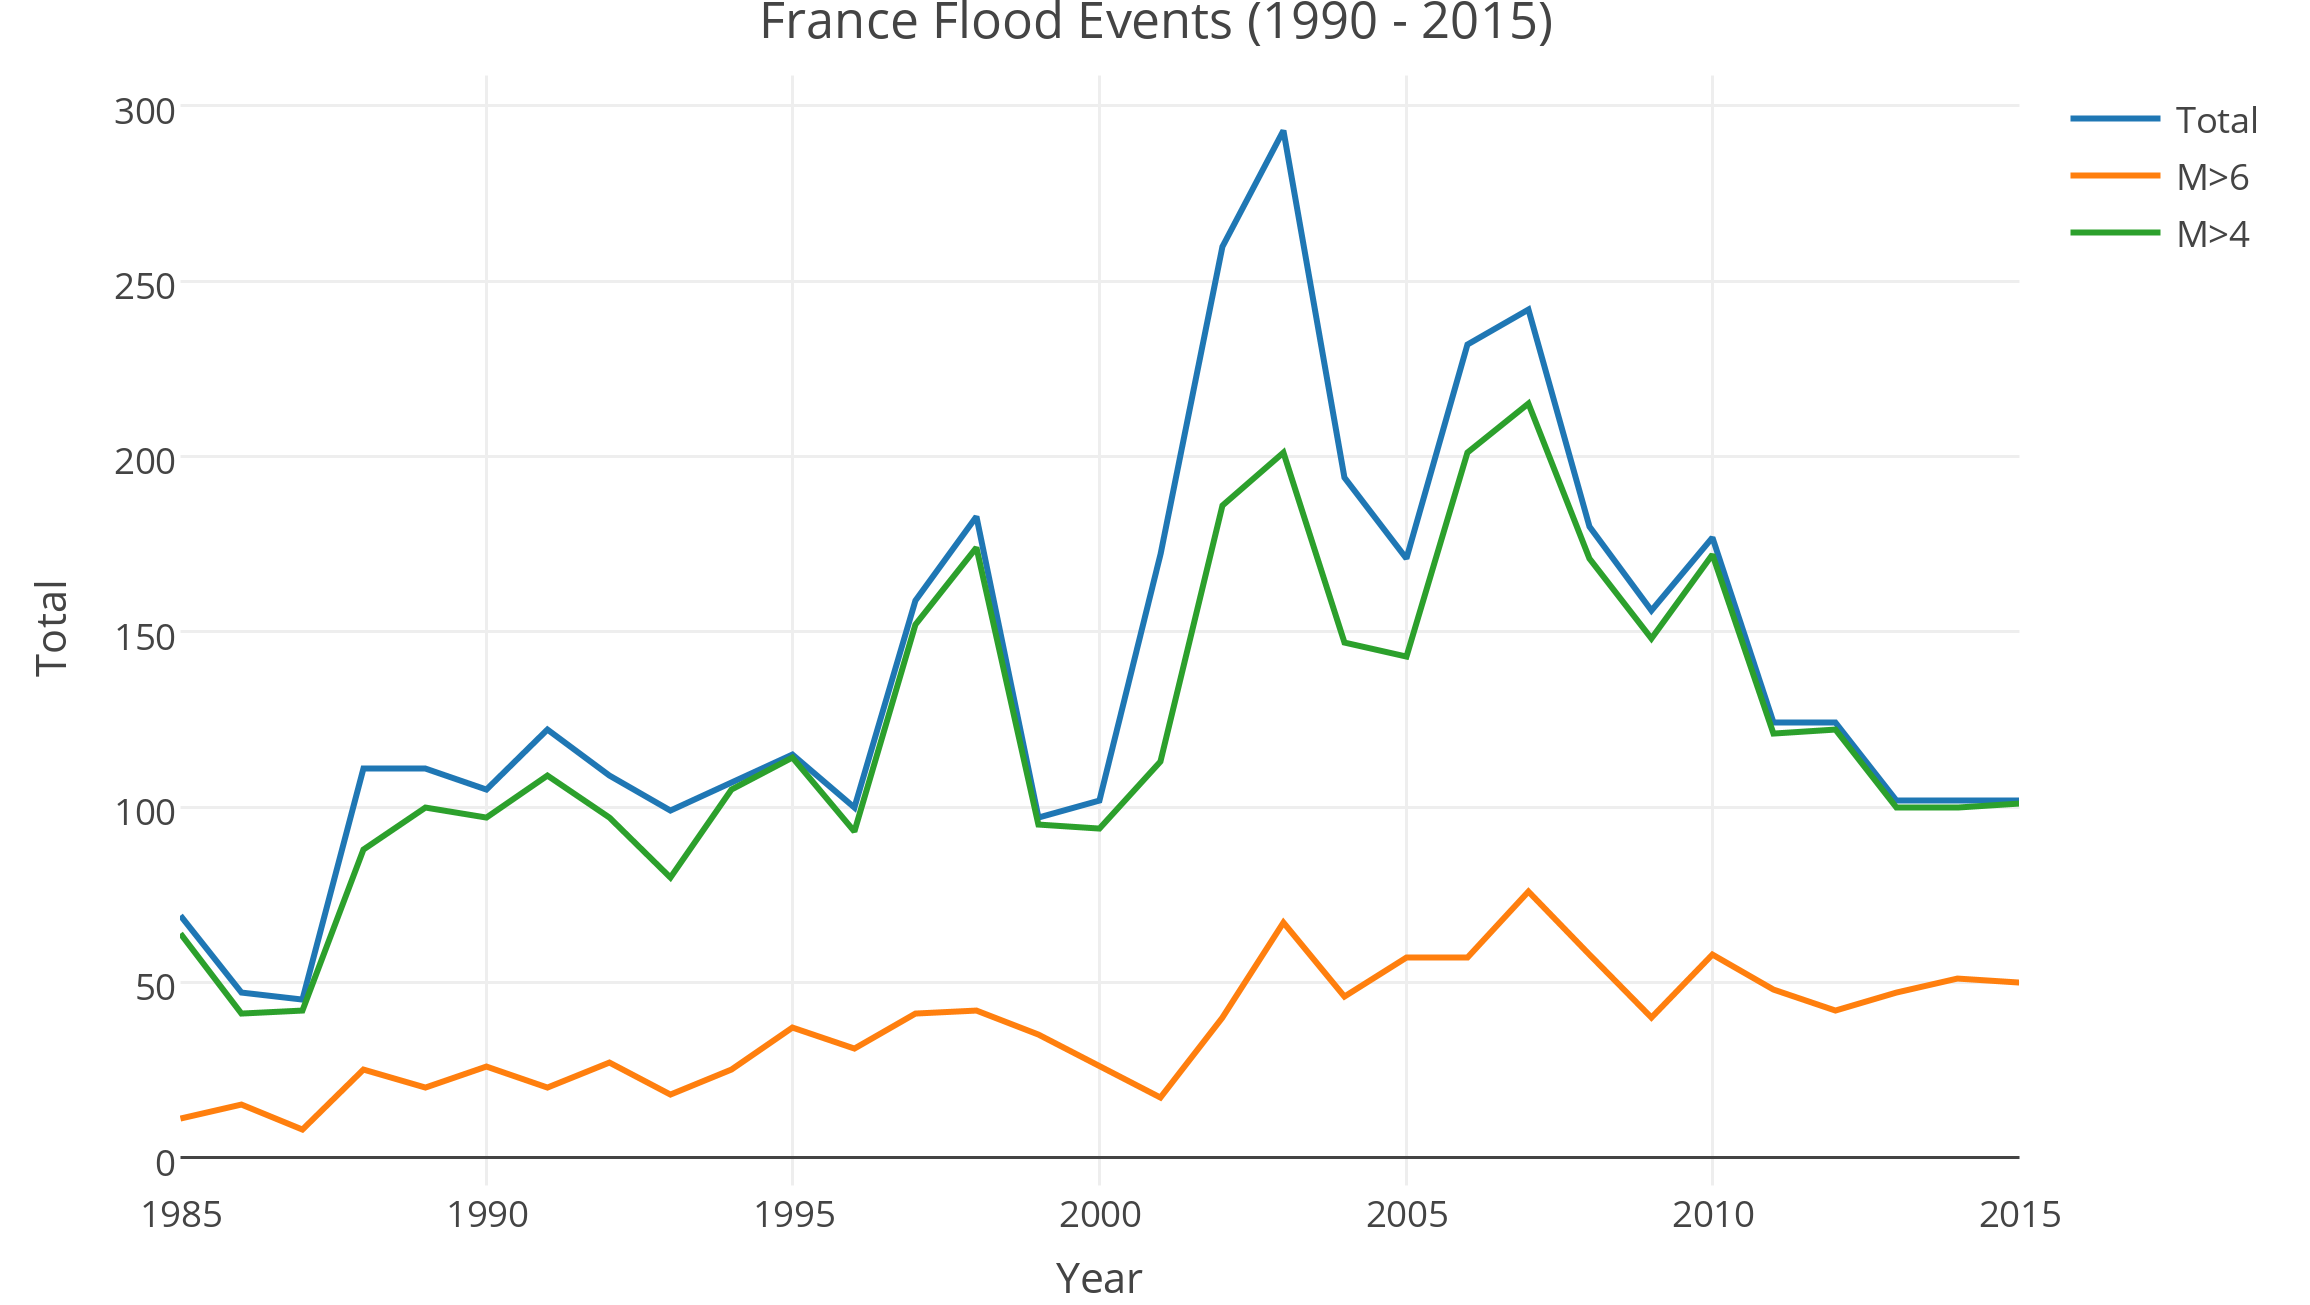

Source code (R):
library(lubridate)
library(readxl)
llibrary(dplyr)
library(plotly)
flood <- read_excel("GlobalFloodsRecord.xls", "MasterTable")
flood1 <- flood[1:4319,]
nalist = which(is.na(flood1$Began))
flood <- flood1[-nalist,]
flood$Began <- as.numeric(as.character(flood$Began)) + as.Date('1899-12-30')
flood$Ended <- as.numeric(as.character(flood$Ended)) + as.Date('1899-12-30')
flood1 <- data.frame(Began = flood$Began, Ended = flood$Ended, Year = year(flood$Began),
                     M6 = flood$`M>6`, M4 = flood$`M>4`)
df6 <- aggregate(flood1$M6, by=list(flood1$Year), FUN="sum")
df4 <- aggregate(flood1$M4, by=list(flood1$Year), FUN="sum")
df0 <- count(flood1, Year)
df_count <- data.frame(Year=df6$Group.1, `M>6`=df6$x, `M>4`=df4$x, Total=df0$n)
p <- plot_ly(df_count, x=Year, y=Total, name="Total") %>%
  add_trace(y=`M.6`,name="M>6",yaxis="") %>%
  add_trace(y=`M.4`,name="M>4",yaxis="") %>%
  layout(title='France Flood Events (1990 - 2015)')
p
